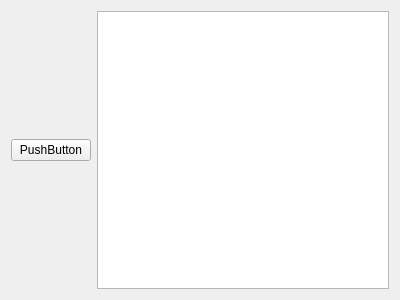
<?xml version="1.0" encoding="UTF-8"?>
<ui version="4.0">
 <class>Form</class>
 <widget class="QWidget" name="Form">
  <property name="geometry">
   <rect>
    <x>0</x>
    <y>0</y>
    <width>400</width>
    <height>300</height>
   </rect>
  </property>
  <property name="windowTitle">
   <string>Form</string>
  </property>
  <layout class="QHBoxLayout" name="horizontalLayout">
   <item>
    <widget class="QPushButton" name="pushButton">
     <property name="text">
      <string>PushButton</string>
     </property>
    </widget>
   </item>
   <item>
    <widget class="QTextEdit" name="textEdit"/>
   </item>
  </layout>
 </widget>
 <resources/>
 <connections/>
</ui>
